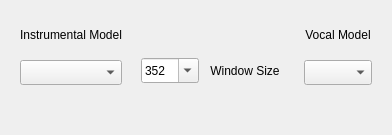
                      <widget class="QWidget" name="models_stackedWidget_page_1" native="true">
                       <layout class="QGridLayout" name="gridLayout_18" rowstretch="0">
                        <property name="leftMargin">
                         <number>20</number>
                        </property>
                        <property name="topMargin">
                         <number>15</number>
                        </property>
                        <property name="rightMargin">
                         <number>20</number>
                        </property>
                        <property name="bottomMargin">
                         <number>10</number>
                        </property>
                        <property name="horizontalSpacing">
                         <number>10</number>
                        </property>
                        <item row="0" column="0">
                         <widget class="QFrame" name="frame_instrumentalComboBox">
                          <property name="frameShape">
                           <enum>QFrame::NoFrame</enum>
                          </property>
                          <property name="frameShadow">
                           <enum>QFrame::Raised</enum>
                          </property>
                          <layout class="QVBoxLayout" name="verticalLayout_3">
                           <property name="spacing">
                            <number>15</number>
                           </property>
                           <property name="leftMargin">
                            <number>0</number>
                           </property>
                           <property name="topMargin">
                            <number>0</number>
                           </property>
                           <property name="rightMargin">
                            <number>0</number>
                           </property>
                           <property name="bottomMargin">
                            <number>40</number>
                           </property>
                           <item>
                            <widget class="QLabel" name="label_2">
                             <property name="minimumSize">
                              <size>
                               <width>0</width>
                               <height>30</height>
                              </size>
                             </property>
                             <property name="maximumSize">
                              <size>
                               <width>16777215</width>
                               <height>20</height>
                              </size>
                             </property>
                             <property name="text">
                              <string>Instrumental Model</string>
                             </property>
                             <property name="alignment">
                              <set>Qt::AlignCenter</set>
                             </property>
                            </widget>
                           </item>
                           <item>
                            <widget class="QComboBox" name="comboBox_instrumental">
                             <property name="minimumSize">
                              <size>
                               <width>0</width>
                               <height>25</height>
                              </size>
                             </property>
                             <property name="maximumSize">
                              <size>
                               <width>16777215</width>
                               <height>16777215</height>
                              </size>
                             </property>
                             <property name="editable">
                              <bool>false</bool>
                             </property>
                             <property name="currentText">
                              <string notr="true"/>
                             </property>
                             <property name="maxVisibleItems">
                              <number>5</number>
                             </property>
                             <property name="sizeAdjustPolicy">
                              <enum>QComboBox::AdjustToMinimumContentsLengthWithIcon</enum>
                             </property>
                            </widget>
                           </item>
                          </layout>
                         </widget>
                        </item>
                        <item row="0" column="1">
                         <widget class="QFrame" name="frame_constants">
                          <property name="sizePolicy">
                           <sizepolicy hsizetype="Maximum" vsizetype="Preferred">
                            <horstretch>0</horstretch>
                            <verstretch>0</verstretch>
                           </sizepolicy>
                          </property>
                          <property name="minimumSize">
                           <size>
                            <width>0</width>
                            <height>0</height>
                           </size>
                          </property>
                          <property name="maximumSize">
                           <size>
                            <width>230</width>
                            <height>140</height>
                           </size>
                          </property>
                          <property name="frameShape">
                           <enum>QFrame::NoFrame</enum>
                          </property>
                          <property name="frameShadow">
                           <enum>QFrame::Raised</enum>
                          </property>
                          <property name="lineWidth">
                           <number>0</number>
                          </property>
                          <layout class="QGridLayout" name="gridLayout_5" columnstretch="1,0">
                           <property name="topMargin">
                            <number>5</number>
                           </property>
                           <property name="bottomMargin">
                            <number>3</number>
                           </property>
                           <item row="0" column="1">
                            <widget class="QLabel" name="label_winSize">
                             <property name="minimumSize">
                              <size>
                               <width>80</width>
                               <height>0</height>
                              </size>
                             </property>
                             <property name="maximumSize">
                              <size>
                               <width>80</width>
                               <height>16777215</height>
                              </size>
                             </property>
                             <property name="text">
                              <string>Window Size</string>
                             </property>
                             <property name="alignment">
                              <set>Qt::AlignCenter</set>
                             </property>
                            </widget>
                           </item>
                           <item row="0" column="0">
                            <widget class="QComboBox" name="comboBox_winSize">
                             <property name="minimumSize">
                              <size>
                               <width>0</width>
                               <height>25</height>
                              </size>
                             </property>
                             <property name="maximumSize">
                              <size>
                               <width>60</width>
                               <height>25</height>
                              </size>
                             </property>
                             <property name="editable">
                              <bool>true</bool>
                             </property>
                             <property name="currentText">
                              <string notr="true">352</string>
                             </property>
                             <property name="currentIndex">
                              <number>0</number>
                             </property>
                             <property name="canEdit" stdset="0">
                              <bool>true</bool>
                             </property>
                             <item>
                              <property name="text">
                               <string notr="true">352</string>
                              </property>
                             </item>
                             <item>
                              <property name="text">
                               <string notr="true">512</string>
                              </property>
                             </item>
                             <item>
                              <property name="text">
                               <string notr="true">1024</string>
                              </property>
                             </item>
                            </widget>
                           </item>
                          </layout>
                         </widget>
                        </item>
                        <item row="0" column="2">
                         <widget class="QFrame" name="frame_stackComboBox">
                          <property name="frameShape">
                           <enum>QFrame::NoFrame</enum>
                          </property>
                          <property name="frameShadow">
                           <enum>QFrame::Raised</enum>
                          </property>
                          <layout class="QVBoxLayout" name="verticalLayout_4">
                           <property name="spacing">
                            <number>15</number>
                           </property>
                           <property name="leftMargin">
                            <number>0</number>
                           </property>
                           <property name="topMargin">
                            <number>0</number>
                           </property>
                           <property name="rightMargin">
                            <number>0</number>
                           </property>
                           <property name="bottomMargin">
                            <number>40</number>
                           </property>
                           <item>
                            <widget class="QLabel" name="label_4">
                             <property name="minimumSize">
                              <size>
                               <width>0</width>
                               <height>30</height>
                              </size>
                             </property>
                             <property name="maximumSize">
                              <size>
                               <width>16777215</width>
                               <height>20</height>
                              </size>
                             </property>
                             <property name="text">
                              <string>Vocal Model</string>
                             </property>
                             <property name="alignment">
                              <set>Qt::AlignCenter</set>
                             </property>
                            </widget>
                           </item>
                           <item>
                            <widget class="QComboBox" name="comboBox_vocal">
                             <property name="enabled">
                              <bool>true</bool>
                             </property>
                             <property name="minimumSize">
                              <size>
                               <width>0</width>
                               <height>25</height>
                              </size>
                             </property>
                             <property name="maximumSize">
                              <size>
                               <width>16777215</width>
                               <height>16777215</height>
                              </size>
                             </property>
                             <property name="editable">
                              <bool>false</bool>
                             </property>
                             <property name="currentText">
                              <string notr="true"/>
                             </property>
                             <property name="maxVisibleItems">
                              <number>5</number>
                             </property>
                             <property name="sizeAdjustPolicy">
                              <enum>QComboBox::AdjustToMinimumContentsLengthWithIcon</enum>
                             </property>
                            </widget>
                           </item>
                          </layout>
                         </widget>
                        </item>
                       </layout>
                      </widget>
